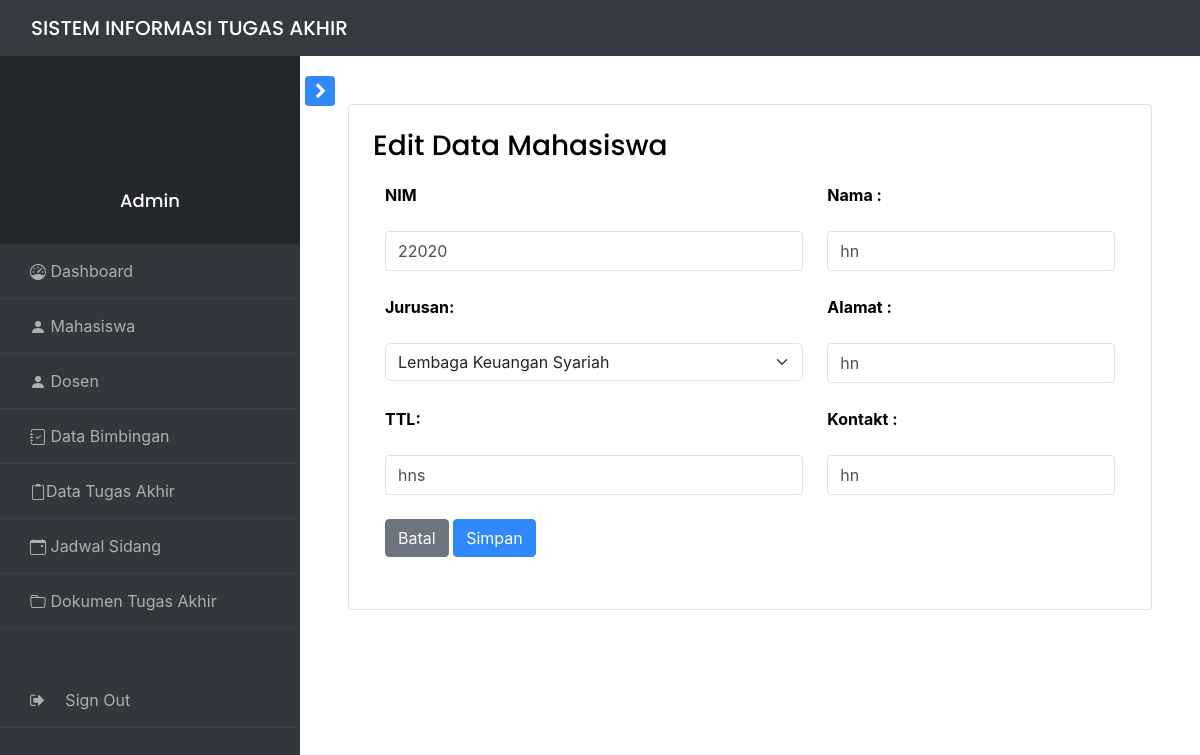
The page /views/Admin/edit_mhs?nim=22020 on the database its author committed.
### tables this page shows
CREATE TABLE `mahasiswa` (
  `nim` int NOT NULL,
  `nip` int DEFAULT NULL,
  `nama_mhs` varchar(50) NOT NULL,
  `prodi_mhs` varchar(50) NOT NULL,
  `alamat` varchar(50) NOT NULL,
  `ttl` varchar(50) NOT NULL,
  `kontak` varchar(50) NOT NULL,
  `angkatan` varchar(20) NOT NULL
);

### controllers/mahasiswaController.php (called while the page is built, shortened)
<?php
include_once '../../models/mahasiswa.php';
class mahasiswaController{
    private $model;
    public function __construct($db){
        $this->model = new mahasiswa($db);
    }
    public function getmahasiswabynim($nim){
        return $this->model->getmahasiswabynim($nim);
    }
    public function getjurusan(){
        return $this->model->getjurusan();
    }
}

### models/mahasiswa.php (called while the page is built, shortened)
<?php
class mahasiswa{
    private $koneksi;
    public function __construct($db){
        $this->koneksi = $db;
    }
    public function getmahasiswabynim($nim){
        $result = array();
        $data = mysqli_query($this->koneksi,"select * from mahasiswa where nim='$nim'");
        while($d=mysqli_fetch_array($data)){
            $result[] = $d;
        }
        return $result;
    }
    public function getjurusan(){
        $query = "SELECT id_jur,kode_jur,nama_jurusan FROM jurusan";
        $result = mysqli_query($this->koneksi, $query);
        $jurusan = [];
        while ($row = mysqli_fetch_assoc($result)) {
            $jurusan[] = $row;
        }
        return $jurusan;
    }
    }
?>

### views/Admin/edit_mhs.php (the view, shortened to what this page needs)
<?php
include_once '../../config.php';
include_once '../../controllers/MahasiswaController.php';
require '../../navbar_adm.php';
$database = new database;
$db = $database->getKoneksi();
$mahasiswaController = new MahasiswaController($db);
$jurusan = $mahasiswaController->getjurusan();
?>
<div id="content" class="p-4 p-md-5 pt-5">
     <form action="update_mhs" method="post" class="border p-4 rounded">
          <h3>Edit Data Mahasiswa</h3>
          <?php
          foreach ($mahasiswaController->getmahasiswabynim($_GET['nim']) as $d) { ?>
               <table class="table table-borderless" px-3 py-3>
                    <tr>
                         <th>NIM</th>
                         <th> Nama :</th>
                    </tr>
                    <tr>
                         <th><input type="text" id="newnim" name="newnim" class="form-control border" value="<?php echo $d['nim'] ?>"></th>
                         <th><input type="text" id="nama_mhs" name="nama_mhs" class="form-control border" value="<?php echo $d['nama_mhs'] ?>"></th>
                    </tr>
                    <tr>
                         <th> Jurusan:</th>
                         <th> Alamat :</th>
                    </tr>
                    <tr>
                         <th> <select name="prodi_mhs" id="prodi_mhs" class="form-select">
                                   <?php foreach ($jurusan as $jur) { ?>
                                        <?php
                                        $selected = ($jur['nama_jurusan'] == $d['prodi_mhs']) ? 'selected' : '';
                                        ?>
                                        <option value="<?php echo $jur['nama_jurusan']; ?>" <?php echo $selected; ?>>
                                             <?php echo $jur['nama_jurusan']; ?>
                                        </option>
                                   <?php } ?>
                              </select></th>
                         <th><input type="text" id="alamat" name="alamat" class="form-control border" value="<?php echo $d['alamat'] ?>"></th>
                    </tr>
                    <tr>
                         <th> TTL:</th>
                         <th> Kontakt :</th>
                    </tr>
                    <tr>
                         <th><input type="text" id="ttl" name="ttl" class="form-control border" value="<?php echo $d['ttl'] ?>"></th>
                         <th><input type="text" id="kontak" name="kontak" class="form-control border" value="<?php echo $d['kontak'] ?>"></th>
                    </tr>
                    <td><a href="mahasiswa.php" class="btn btn-secondary">Batal</a>
                         <button type="submit" class="btn btn-primary">Simpan</button>
                    </td>
               </table>
          <?php } ?>
     </form>

### rows shown on the page
mahasiswa: newnim "22020", nama_mhs "hn", alamat "hn", ttl "hns", kontak "hn"

### other values the page prints
form field prodi_mhs "Lembaga Keuangan Syariah"
